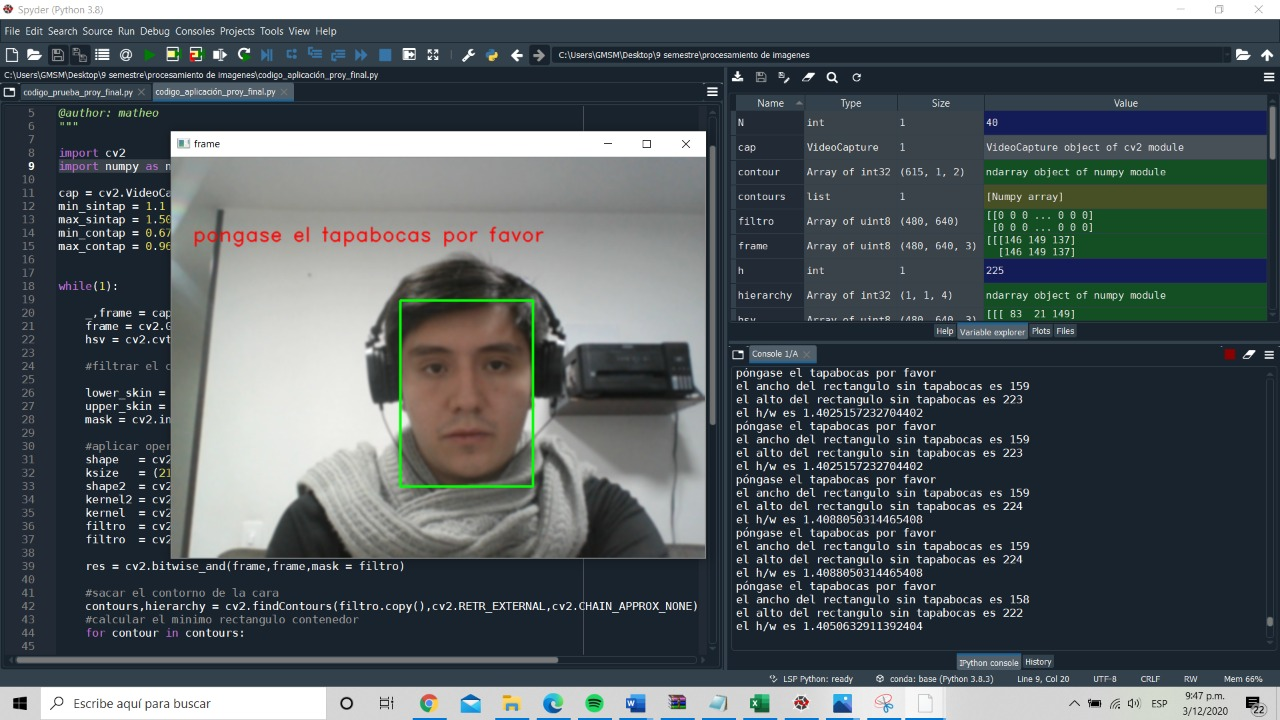
#> input picture imagen4444.jpeg, 1280 x 720 px, given in place of the camera
$ python codigo_prueba_proy_final.py
#> lines starting #> are read from the running program, lines starting #| are printed output that depends on the picture; after the words box and inside, x2 and y2 are one past the last pixel; in counts of white or black regions, pixels touching at a corner belong together
# -*- coding: utf-8 -*-
"""
Created on Fri Nov 27 16:12:23 2020

@author: matheo
"""

import cv2
import numpy as np

cap = cv2.VideoCapture(0)
N = 0                    #variable para controlar cada cuanto se toma un dato
i = 0                    #variable encargada de realizar el promedio
prom_suma = 0            #variable que lleva el acumulado de la suma
prom = 0                 #variable que lleva el promedio acumulado

while(1):

    _,frame   = cap.read()
#> frame is the input picture: shape (720, 1280, 3); mean B, G, R 94.6, 90.9, 82.3
    frame = cv2.GaussianBlur(frame,(7,7),0)        #aplicar filtro para quitar ruido

    hsv = cv2.cvtColor(frame,cv2.COLOR_BGR2HSV)    #pasar a HSV
#> hsv: shape (720, 1280, 3); mean H, S, V 84.1, 70.5, 98.9

    #filtrar el color de piel https://es.wikipedia.org/wiki/Carne_(color)

    lower_skin = np.array([0,10,60])
    upper_skin = np.array([20,150,255])            #umbrales para el color piel
    mask = cv2.inRange(hsv,lower_skin,upper_skin)  #para mostrar solo el rostro
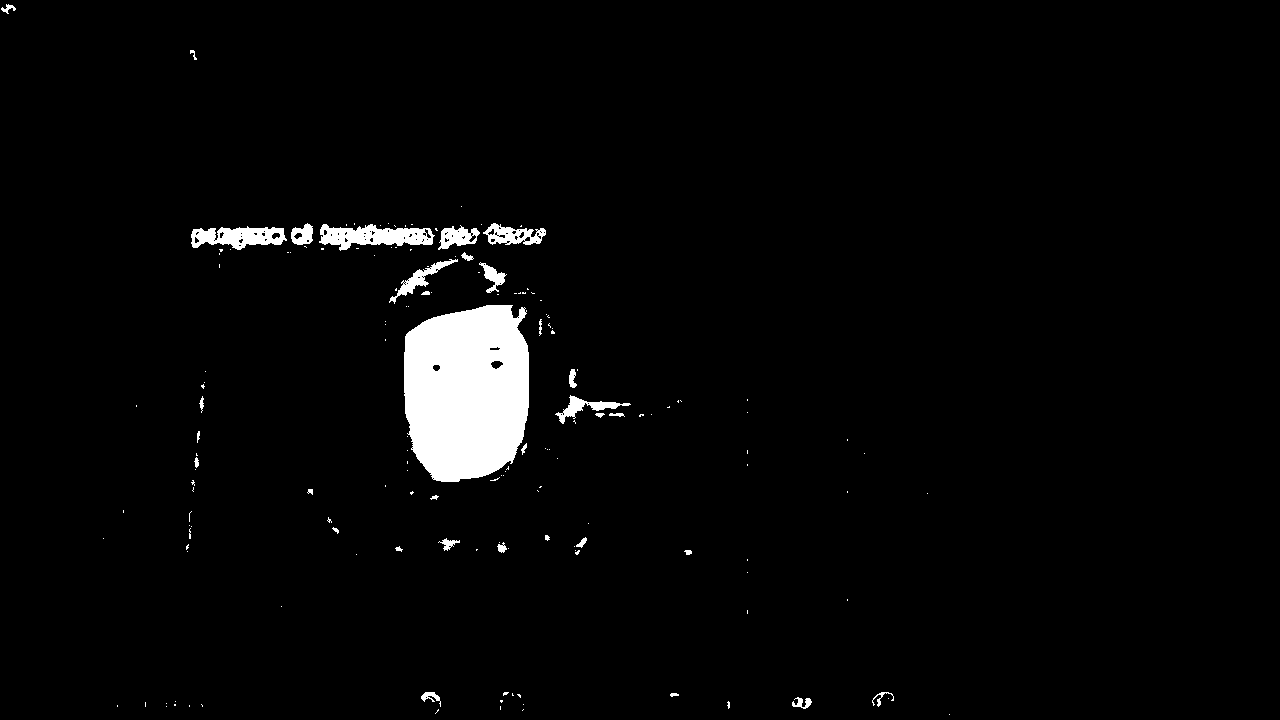
#> mask: shape (720, 1280); 2.9% white; 161 white regions (127 under 20 px), largest, box (x1, y1, x2, y2) and area: (404, 305, 529, 482) 18664, (319, 224, 435, 251) 1819, (191, 226, 287, 250) 1433

    #aplicar operadores morfológicos
    shape   = cv2.MORPH_RECT
    ksize   = (19,19)
    shape2  = cv2.MORPH_ELLIPSE
    kernel2 = cv2.getStructuringElement(shape2,ksize)
    kernel  = cv2.getStructuringElement(shape,ksize)
    filtro  = cv2.morphologyEx(mask,cv2.MORPH_OPEN,kernel)
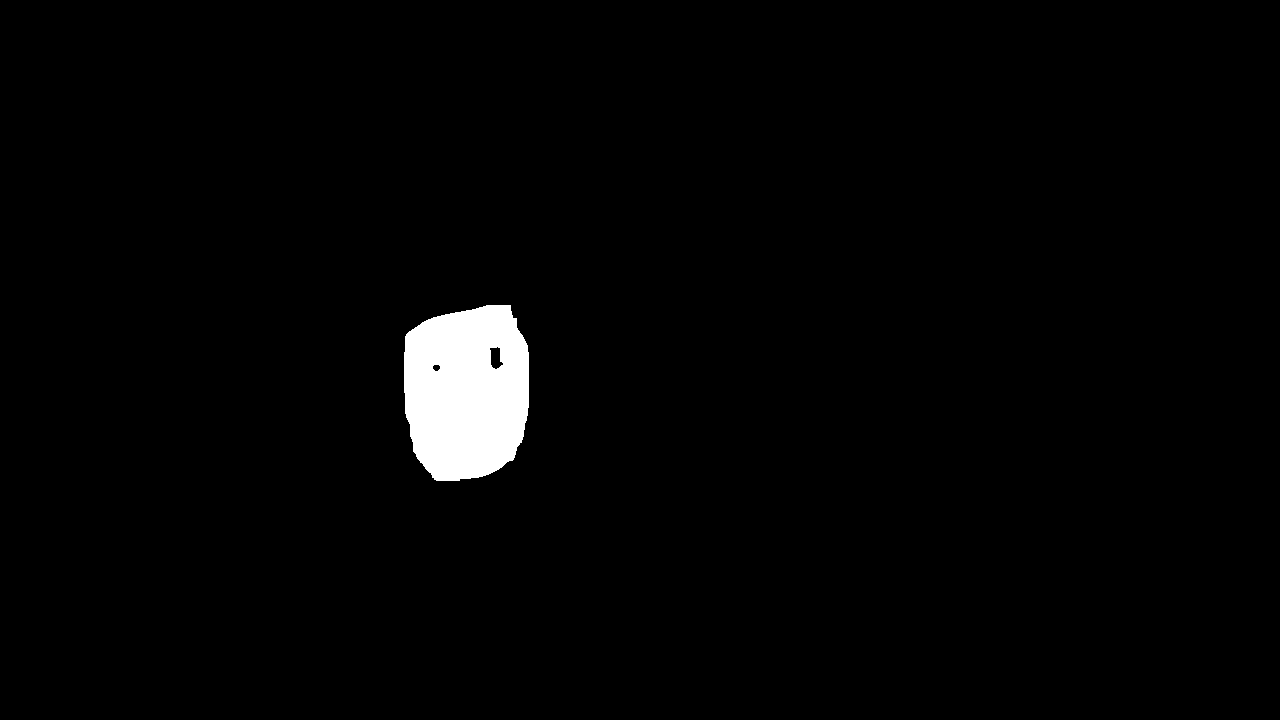
#> filtro: shape (720, 1280); 2% white; 1 white region, box (x1, y1, x2, y2) and area: (404, 305, 529, 481) 18411
    filtro  = cv2.morphologyEx(filtro,cv2.MORPH_CLOSE,kernel2)
#> filtro: shape (720, 1280); 2% white; 1 white region

    res = cv2.bitwise_and(frame,frame,mask = filtro) #aplicar un AND para mostrar el rostro a color

    #sacar el contorno de la cara
    contours,hierarchy = cv2.findContours(filtro.copy(),cv2.RETR_EXTERNAL,cv2.CHAIN_APPROX_NONE)
#> contours = 1 contour; box (x1, y1, x2, y2) and area: (404, 305, 529, 481) 18411
    N = N + 1
    #calcular el minimo rectangulo contenedor de la cara
    for contour in contours:

        x,y,w,h = cv2.boundingRect(contour)
        cv2.rectangle(frame,(x,y),(x+w,y+h),(0,255,0),2)

        #esta parte del codigo se encarga de recoger datos y promediarlos
        if N == 70:
            print ("el ancho del rectangulo es",w)
            print ("el alto del rectangulo es",h)
            phi = h/w
            print ("el h/w es" ,phi)
            N = 0
            if i != 30:
                i = i +1
                prom_suma = (prom_suma + phi)
                prom = prom_suma/i
                print ("se han tomado", i, "datos")
                print ("el promedio de la constante phi es", prom)
#> this loop made 1 pass
#> (x, y, w, h) on pass 1: (404, 305, 125, 176)
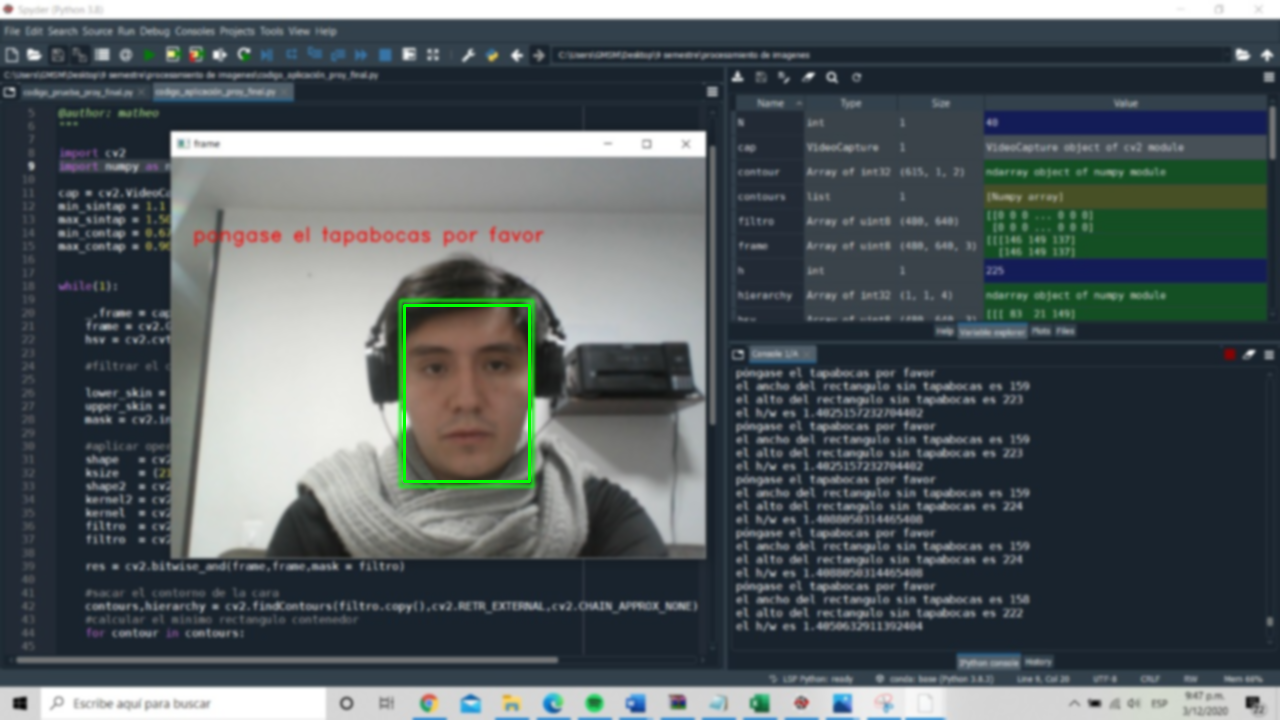
#> frame: shape (720, 1280, 3); mean B, G, R 94.5, 91.2, 82.2
#> after the loop, N = 1; i = 0; prom = 0; prom_suma = 0

    cv2.imshow('frame',frame)
    cv2.imshow('frame_fil',frame)
    cv2.imshow('mask',mask)
    cv2.imshow('img_apertura',filtro)
    cv2.imshow('res',res)
    k = cv2.waitKey(1) & 0xFF
#> (key Esc is pressed here)
    if k == 27:
        break

cv2.destroyAllWindows()
cap.release()

$ run again, on imagen5555.jpeg
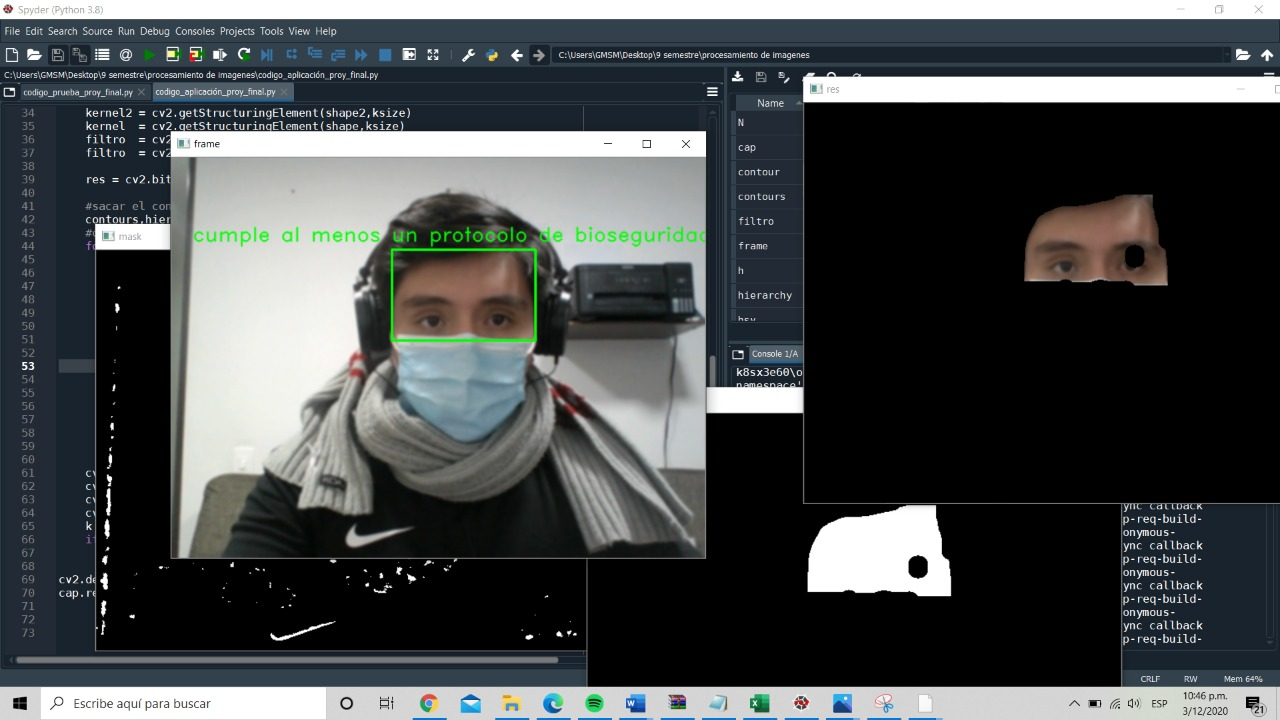
#> input picture imagen5555.jpeg, 1280 x 720 px, given in place of the camera
#> frame is the input picture: shape (720, 1280, 3); mean B, G, R 76.4, 75.3, 71.4
#> hsv: shape (720, 1280, 3); mean H, S, V 45.8, 34.1, 79.1
#> `mask = cv2.inRange(hsv,lower_skin,upper_skin)`:
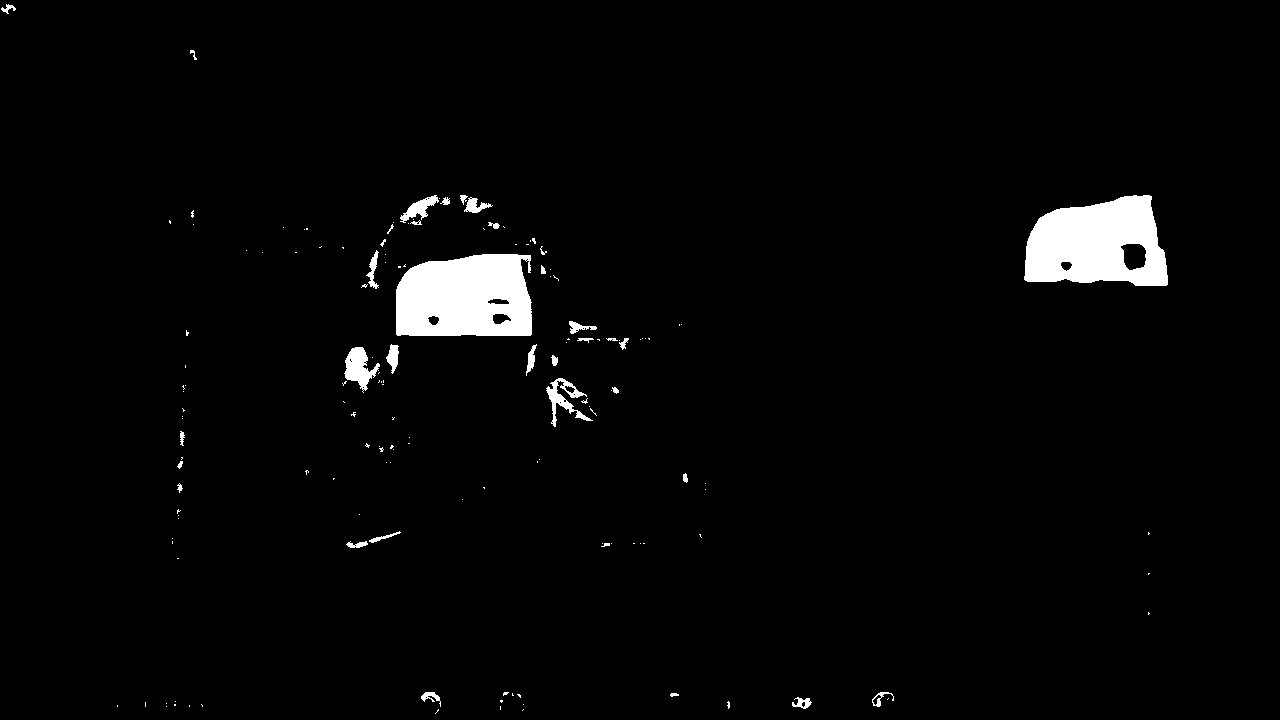
#> mask: shape (720, 1280); 2.6% white; 149 white regions (113 under 20 px), largest, box (x1, y1, x2, y2) and area: (396, 254, 532, 336) 9795, (1024, 195, 1168, 286) 9685, (344, 347, 380, 393) 820
#> contours = 2 contours; box (x1, y1, x2, y2) and area: (1025, 196, 1167, 286) 9871, (396, 254, 532, 336) 9645
#> the loop `for contour in contours: ` made 2 passes
#> (x, y, w, h) on passes 1 to 2: (396, 254, 136, 82), (1025, 196, 142, 90)
#> after the loop `for contour in contours:`:
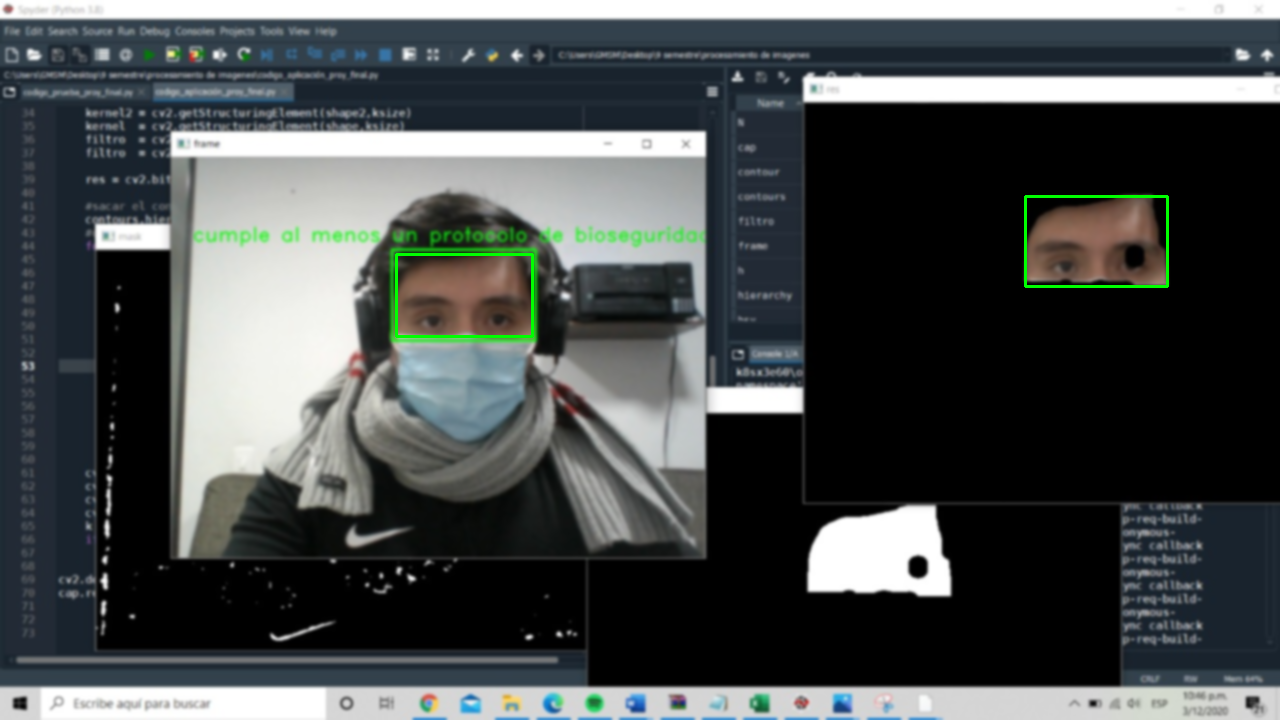
#> frame: shape (720, 1280, 3); mean B, G, R 76.2, 75.9, 71.3
#> after the loop `for contour in contours:`: N = 1; i = 0

$ run again, on imagen6666.jpeg
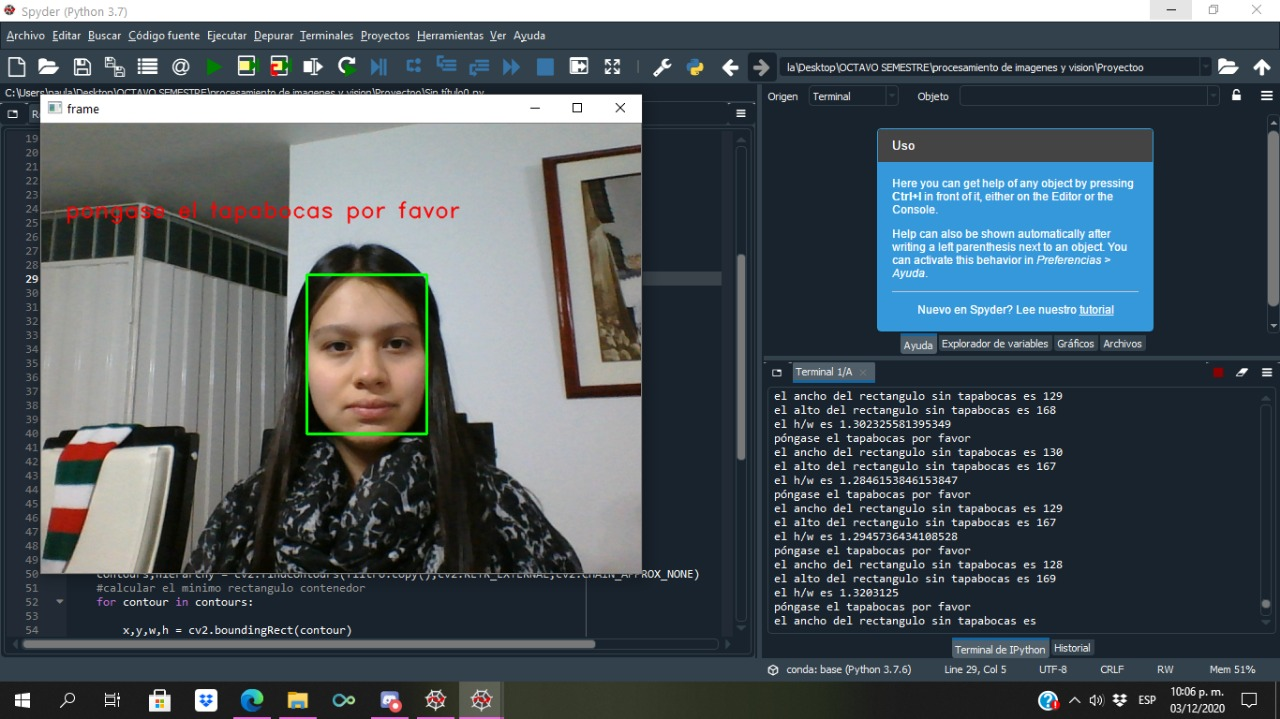
#> input picture imagen6666.jpeg, 1280 x 719 px, given in place of the camera
#> frame is the input picture: shape (719, 1280, 3); mean B, G, R 93.1, 86.7, 76.8
#> hsv: shape (719, 1280, 3); mean H, S, V 83, 73.6, 97.1
#> `mask = cv2.inRange(hsv,lower_skin,upper_skin)`:
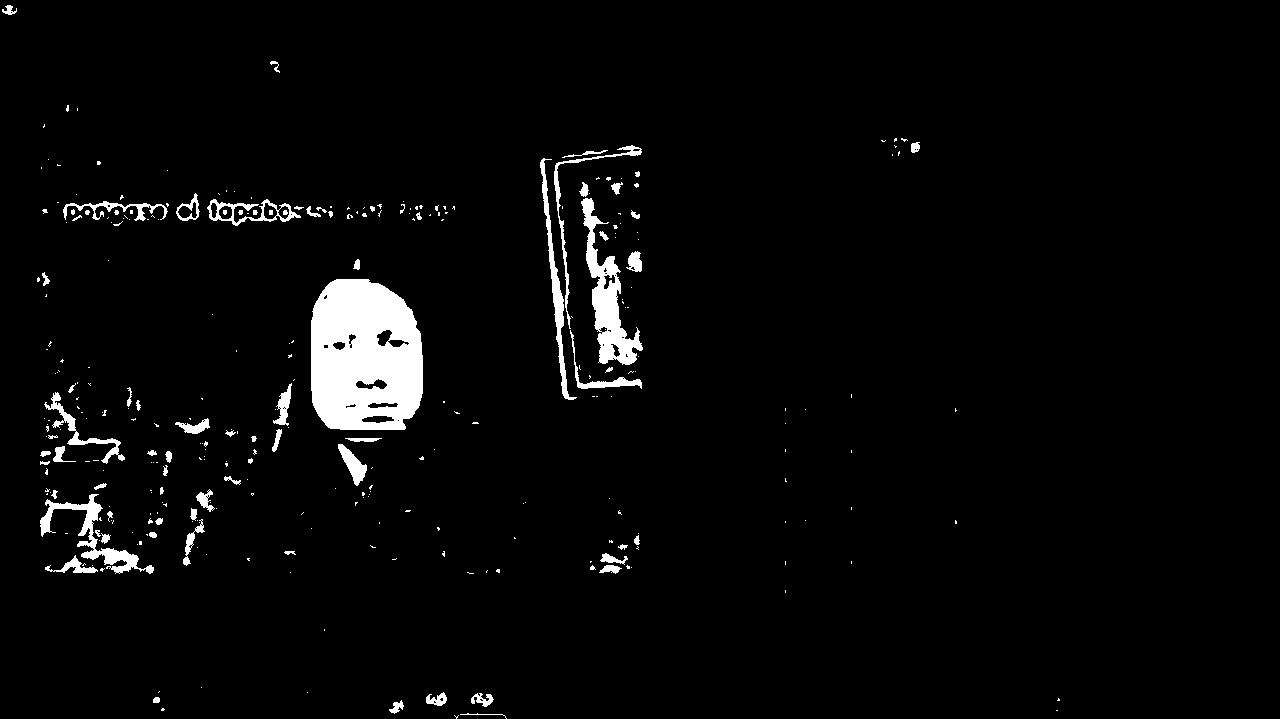
#> mask: shape (719, 1280); 3.3% white; 314 white regions (237 under 20 px), largest, box (x1, y1, x2, y2) and area: (311, 279, 423, 430) 14048, (581, 198, 643, 365) 3393, (40, 494, 154, 574) 1799
#> contours = 2 contours; box (x1, y1, x2, y2) and area: (311, 279, 423, 430) 12684, (594, 289, 619, 327) 820
#> the loop `for contour in contours: ` made 2 passes
#> (x, y, w, h) on passes 1 to 2: (594, 289, 25, 38), (311, 279, 112, 151)
#> after the loop `for contour in contours:`:
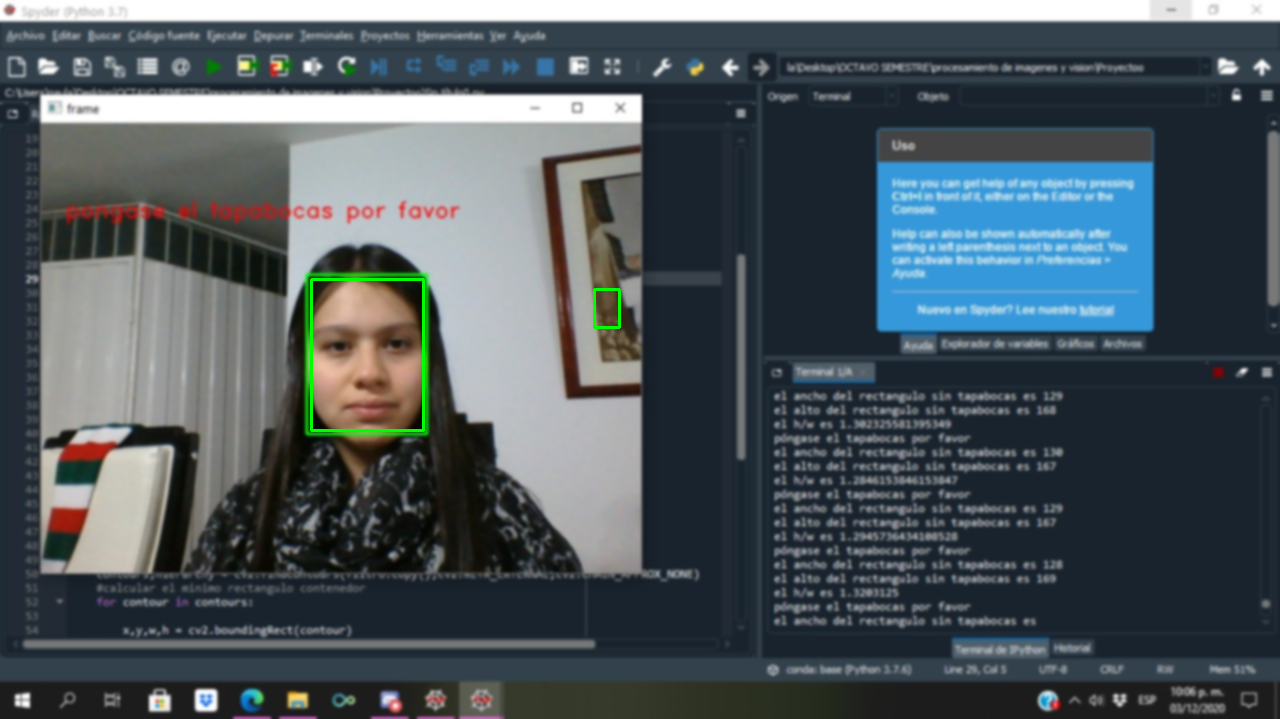
#> frame: shape (719, 1280, 3); mean B, G, R 93, 87, 76.6
#> after the loop `for contour in contours:`: N = 1; i = 0
